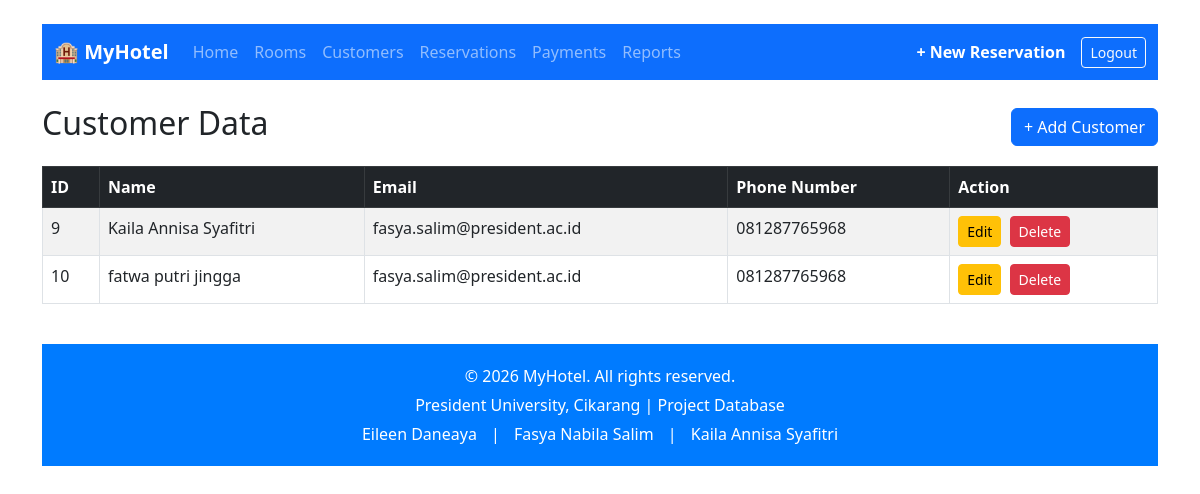
/customers.php (signed in), run on the app's committed database.
### tables this page shows
CREATE TABLE `customers` (
  `id` int(11) NOT NULL,
  `name` varchar(100) NOT NULL,
  `email` varchar(100) DEFAULT NULL,
  `phone` varchar(20) DEFAULT NULL
);

### customers.php (the view, shortened to what this page needs)
<?php
include 'head.php';
include 'config/database.php';
include 'nav.php';
?>
<div class="d-flex justify-content-between align-items-center mb-3">
    <h2>Customer Data</h2>
    <a href="add_customer.php" class="btn btn-primary">+ Add Customer</a>
</div>
<table class="table table-bordered table-striped">
    <thead class="table-dark">
        <tr>
            <th>ID</th>
            <th>Name</th>
            <th>Email</th>
            <th>Phone Number</th>
            <th>Action</th>
        </tr>
    </thead>
    <tbody>
        <?php
        $result = mysqli_query($conn, "SELECT * FROM customers");
        while ($row = mysqli_fetch_assoc($result)) {
            echo "<tr>
                    <td>{$row['id']}</td>
                    <td>{$row['name']}</td>
                    <td>{$row['email']}</td>
                    <td>{$row['phone']}</td>
                    <td>
                        <a href='edit_customer.php?id={$row['id']}' class='btn btn-sm btn-warning me-1'>Edit</a>
                        <a href='delete_customer.php?id={$row['id']}'
                        class='btn btn-sm btn-danger'
                        onclick=\"return confirm('Are you sure want to delete this customer?')\">
                        Delete
                        </a>
                    </td>
                  </tr>";
        }
        ?>
    </tbody>
</table>
<?php include 'footer.php'; ?>

### data on the page
customers: id "9", name "Kaila Annisa Syafitri", email "fasya.salim@president.ac.id", phone "081287765968"
customers: id "10", name "fatwa putri jingga", email "fasya.salim@president.ac.id", phone "081287765968"
